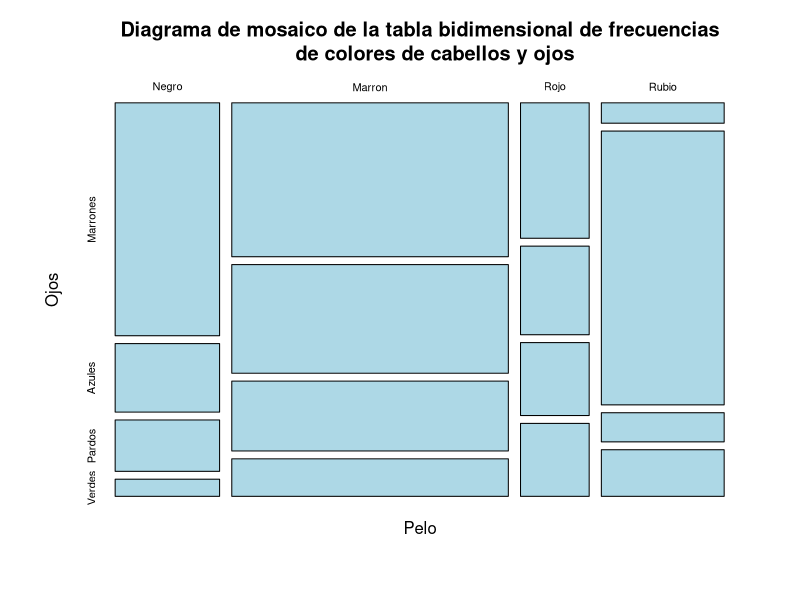
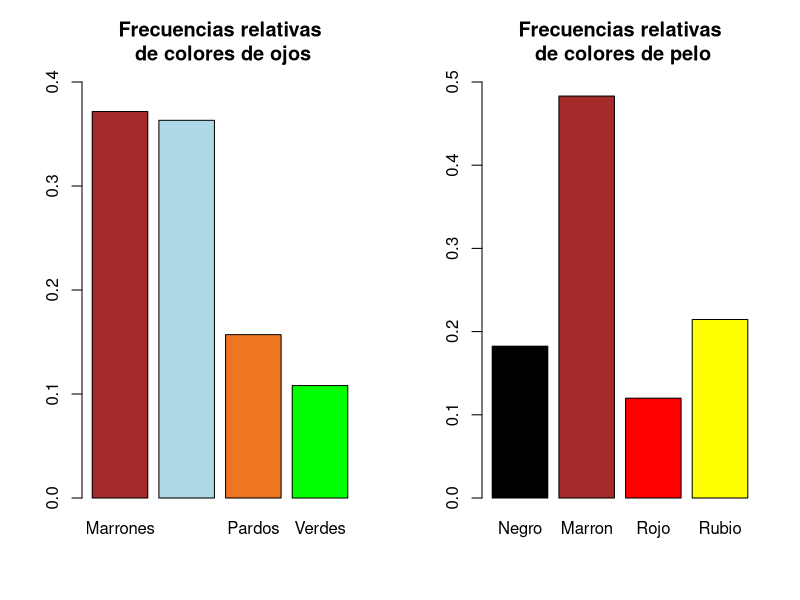
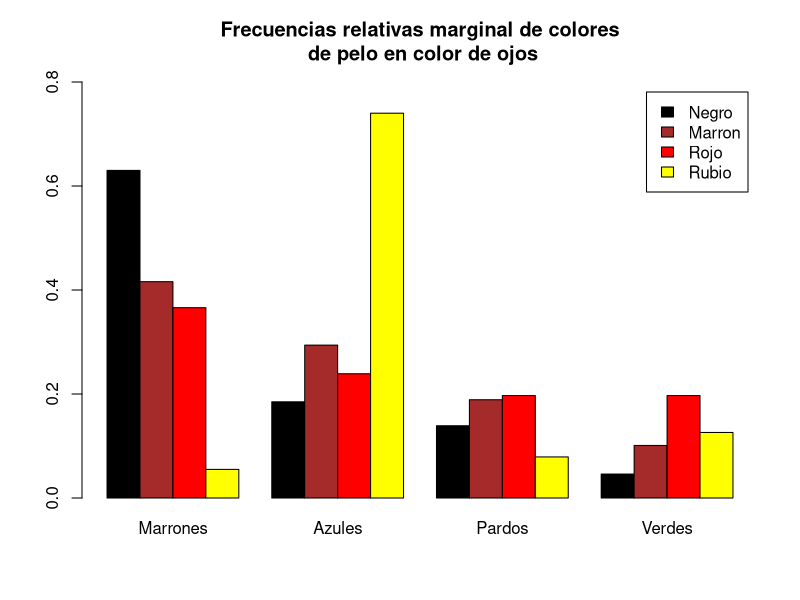
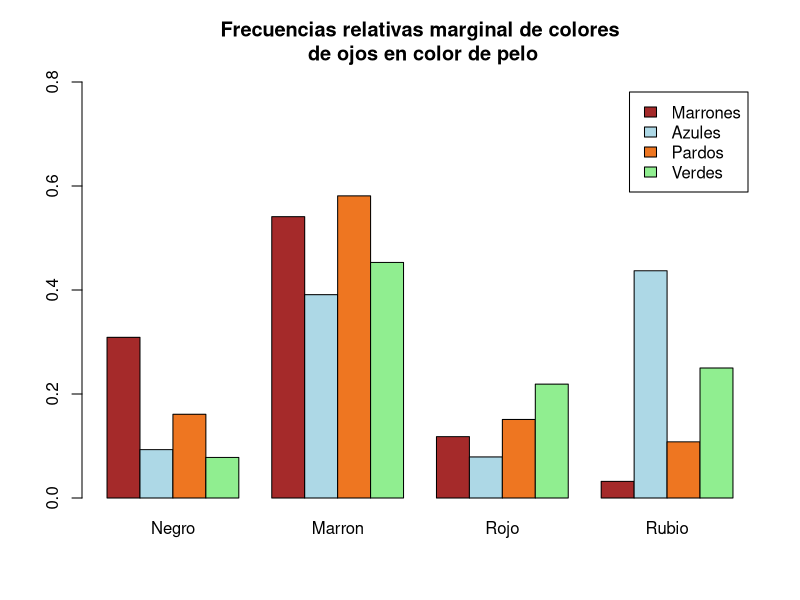

The R script that drew these images, in order:
## ---- chunk 1
male <- HairEyeColor[, , "Male"]
female <- HairEyeColor[, , "Female"]

data <- as.table(male+female) # De esta forma se logra toda la tabla de datos, sin distinguir por sexo
data

## ---- chunk 2
dimnames(data) = list(
  Pelo = c("Negro", "Marron", "Rojo", "Rubio"),
  Ojos = c("Marrones", "Azules", "Pardos", "Verdes") #Modificar los nombres de las dimensiones del dataset
)
data
## ---- chunk 3
mosaicplot(data, main = "Diagrama de mosaico de la tabla bidimensional de frecuencias
     de colores de cabellos y ojos", col = c("lightblue")) #En este caso no se hace table, ya que viene en tabla la dataframe
## ---- chunk 4
n = sum(data)
## ---- chunk 5
colSums(data) #Ya que pelos y ojos estan en filas y columnas respectivamente
rowSums(data)
prop.table(colSums(data))
prop.table(rowSums(data))
## ---- chunk 6
par(mfrow = c(1,2))
barplot(prop.table(colSums(data)), main = "Frecuencias relativas\n de colores de ojos", col = c("brown", "lightblue", "chocolate2", "green"),
        ylim = c(0.00, 0.4))

barplot(prop.table(rowSums(data)), main = "Frecuencias relativas\n de colores de pelo", col = c("black", "brown", "red", "yellow"),
        ylim = c(0.00, 0.5))
par(mfrow = c(1,1))
## ---- chunk 7
round(prop.table(data), 3)
## ---- chunk 8
round(prop.table(data, margin = 1), 3)
## ---- chunk 9
round(prop.table(data, margin = 2), 3)
## ---- chunk 10

barplot(round(prop.table(data, margin = 1), 3), col = c("black", "brown", "red", "yellow"), 
        main = "Frecuencias relativas marginal de colores\n de pelo en color de ojos", 
        beside = TRUE, legend.text = TRUE, ylim = c(0, 0.8))#Beside, deja una barra al lado de la otra, legend.text, habilita legenda

barplot(round(t(prop.table(data, margin = 2)), 3), col = c("brown", "lightblue", "chocolate2", "lightgreen"), 
        main = "Frecuencias relativas marginal de colores\n de ojos en color de pelo", 
        beside = TRUE, legend.text = TRUE, ylim = c(0, 0.8))

